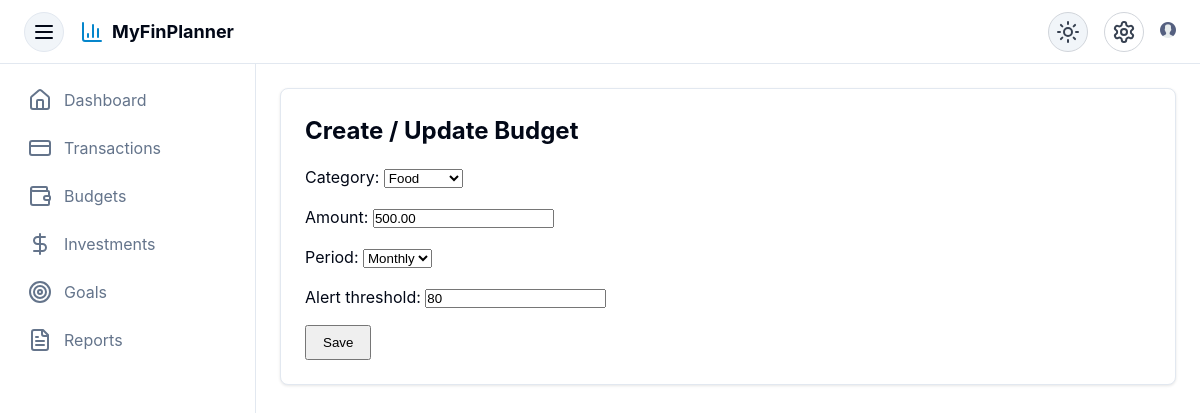
Page /finances/budgets/3/edit/ (signed in) on the committed database.
### finances/models.py (models this page shows, shortened)
class Budget(models.Model):
    PERIOD_CHOICES = [
        ('weekly', 'Weekly'),
        ('monthly', 'Monthly'),
        ('yearly', 'Yearly'),
    ]
    user = models.ForeignKey(settings.AUTH_USER_MODEL, on_delete=models.CASCADE)
    category = models.ForeignKey(Category, on_delete=models.PROTECT)
    amount = models.DecimalField(max_digits=10, decimal_places=2)
    spent = models.DecimalField(max_digits=10, decimal_places=2, default=0)
    period = models.CharField(max_length=10, choices=PERIOD_CHOICES, default='monthly')
    alert_threshold = models.IntegerField(default=80)  # Porcentaje para alerta
    notified_80 = models.BooleanField(default=False)
    notified_over = models.BooleanField(default=False)

### finances/views.py (the view)
# urls.py: path('budgets/<int:pk>/edit/', views.update_budget, name='update_budget'),
@login_required
def update_budget(request, pk):
    budget = get_object_or_404(Budget, pk=pk, user=request.user)
    if request.method == 'POST':
        form = BudgetForm(request.POST, instance=budget)
        if form.is_valid():
            form.save()
            return redirect('budget_list')
    else:
        form = BudgetForm(instance=budget)
    return render(request, 'budget_form.html', {
        'form': form,
        'active_page': 'budget_list'
    })

### finances/forms.py
class BudgetForm(forms.ModelForm):
    class Meta:
        model = Budget
        fields = ['category', 'amount', 'period', 'alert_threshold']

### finances/models.py (called while the page is built)
    def __str__(self):
        return self.name

### finances/templates/budget_form.html (shortened to what this page needs)
{% extends 'shared_base.html' %}
{% load static %}
{% block content %}
<div class="flex flex-col gap-6 py-6">
  <div class="card p-6 max-w-lg w-full mx-auto">
    <h2 class="text-2xl font-semibold mb-4">Create / Update Budget</h2>
    <form method="post" class="space-y-4">
      {{ form.as_p }}
      <button
        type="submit"
        class="px-4 py-2 bg-blue-600 text-white rounded hover:bg-blue-700 transition-colors">
        Save
      </button>
    </form>
  </div>
</div>
{% endblock %}

### static/css/main.css (style rules this page uses)
:root { --background: 0 0% 100%; --foreground: 222.2 84% 4.9%; --card: 0 0% 100%; --card-foreground: 222.2 84% 4.9%; --primary: 201 94% 41%; --primary-foreground: 210 40% 98%; --secondary: 142 76% 36%; --secondary-foreground: 210 40% 98%; --muted: 210 40% 96.1%; --muted-foreground: 215.4 16.3% 46.9%; --accent: 210 40% 96.1%; --accent-foreground: 222.2 47.4% 11.2%; --destructive: 0 84.2% 60.2%; --destructive-foreground: 210 40% 98%; --border: 214.3 31.8% 91.4%; --input: 214.3 31.8% 91.4%; --ring: 201 94% 41%; --radius: 0.5rem; --amber-500: 36 94% 50%; --black: 0 0% 0%; --green-500: 142 76% 36%; --red-500: 0 84.2% 60.2%; }
* { margin: 0; padding: 0; box-sizing: border-box; }
body { font-family: -apple-system, BlinkMacSystemFont, "Segoe UI", Roboto, Helvetica, Arial, sans-serif; background-color: hsl(var(--background)); color: hsl(var(--foreground)); line-height: 1.5; }
.flex { display: flex; }
.flex-col { flex-direction: column; }
.gap-6 { gap: 1.5rem; }
.space-y-4 > * + * { margin-top: 1rem; }
.w-full { width: 100%; }
.p-6 { padding: 1.5rem; }
.px-4 { padding-left: 1rem; padding-right: 1rem; }
.py-2 { padding-top: 0.5rem; padding-bottom: 0.5rem; }
.mb-4 { margin-bottom: 1rem; }
.text-2xl { font-size: 1.5rem; }
.card { background-color: hsl(var(--card)); border-radius: var(--radius); border: 1px solid hsl(var(--border)); box-shadow: 0 1px 3px rgba(0, 0, 0, 0.1); }

### rows in the picture
Budget: category "Food", amount "500.00", period "Monthly", alert_threshold "80"
